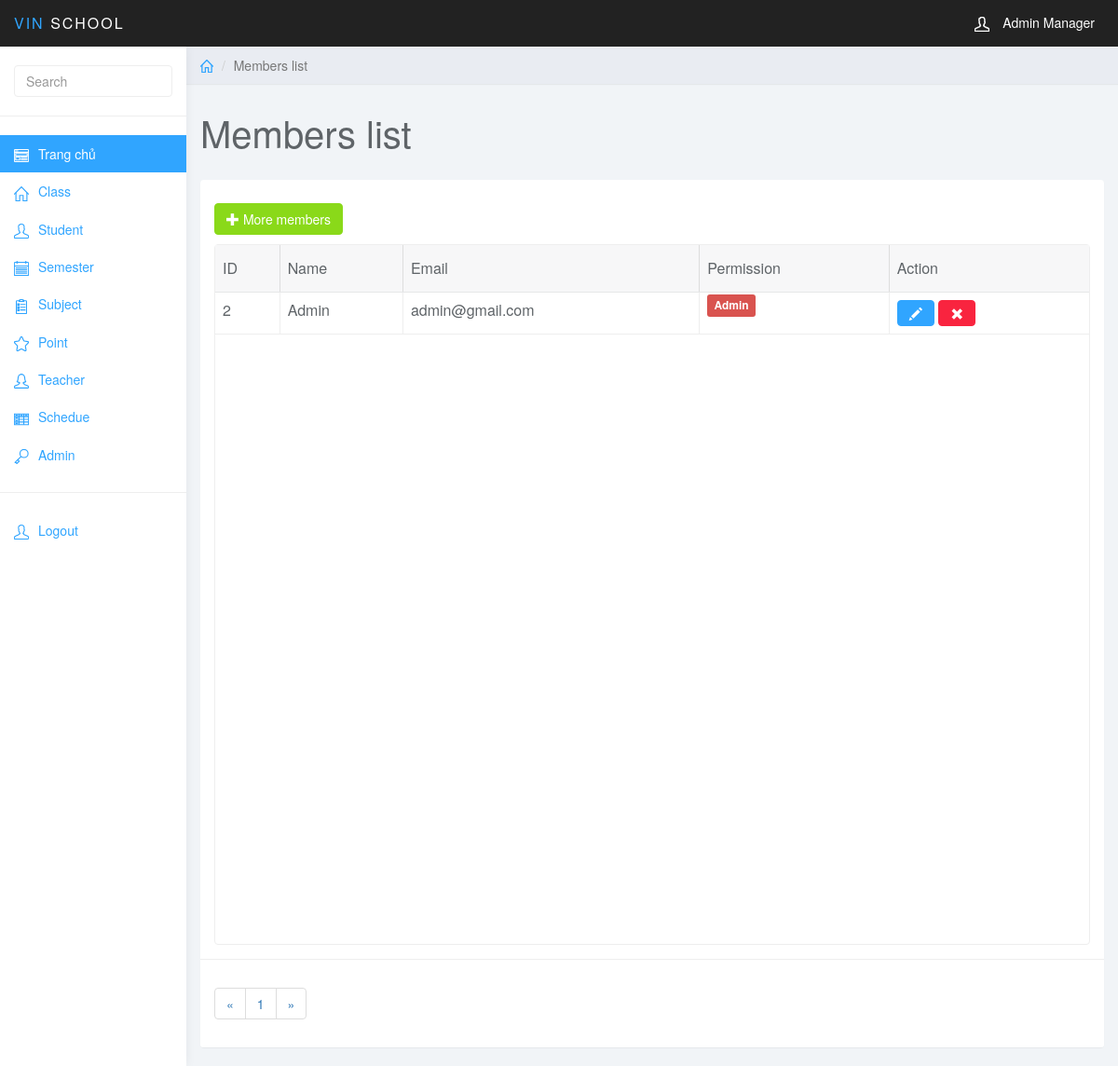
/index.php?page_layout=user (signed in), run on an earlier commit of the app's database.
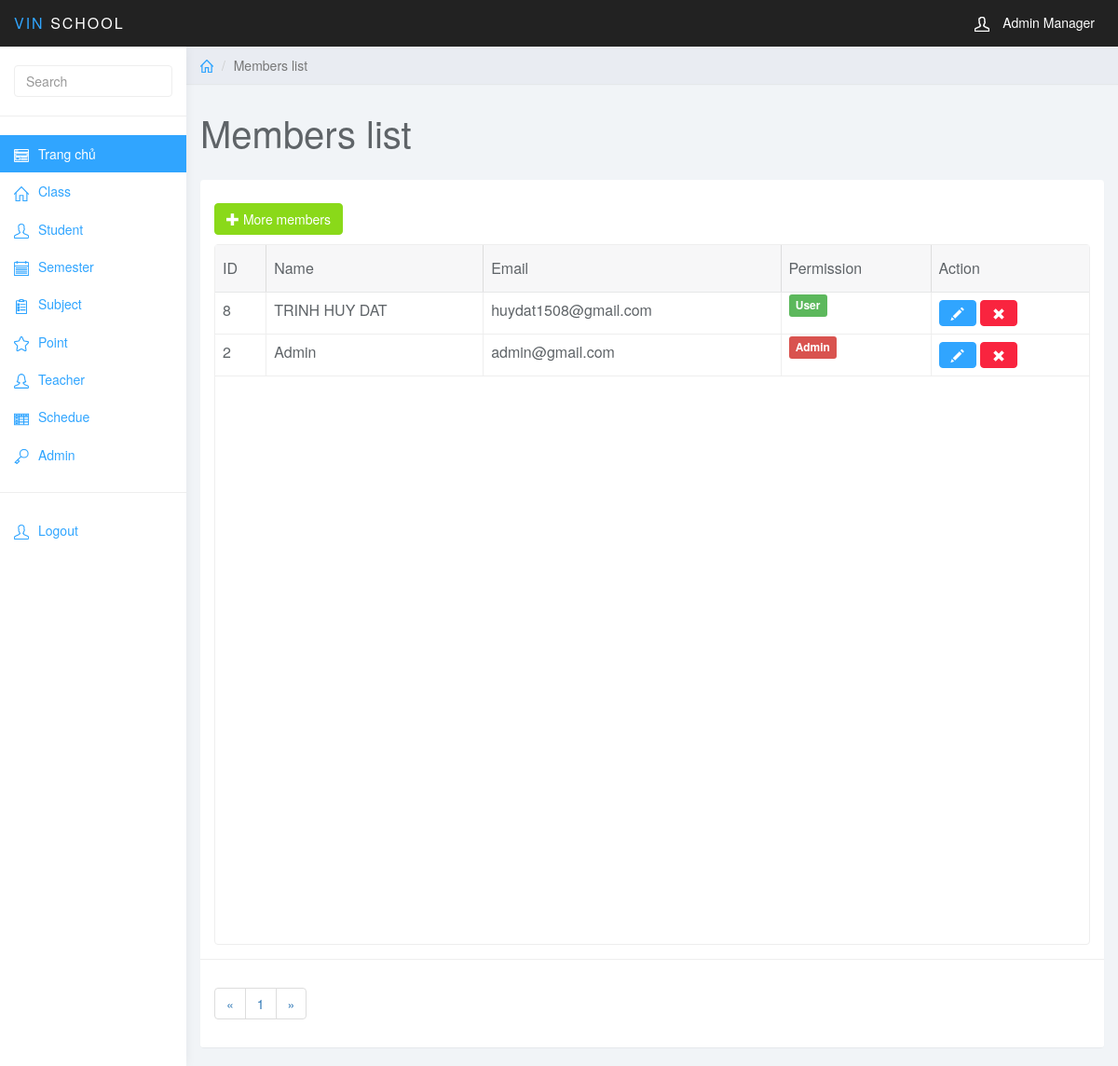
And on a later commit of the database.
### tables this page shows
CREATE TABLE `user` (
  `user_id` int(11) NOT NULL,
  `user_full` varchar(255) NOT NULL,
  `user_mail` varchar(255) NOT NULL,
  `user_pass` varchar(255) NOT NULL,
  `user_level` int(1) NOT NULL
);

### user.php (the view, shortened to what the changed rows need)
<div class="col-sm-9 col-sm-offset-3 col-lg-10 col-lg-offset-2 main">
	<div class="row">
		<div class="col-lg-12">
			<h1 class="page-header">Members list</h1>
		</div>
	</div>
	<div class="row">
		<div class="col-lg-12">
			<div class="panel panel-default">
				<div class="panel-body">
                       <table
                           data-toolbar="#toolbar"
                           data-toggle="table">
					    <thead>
					    <tr>
					        <th data-field="id" data-sortable="true">ID</th>
					        <th data-field="name"  data-sortable="true">Name</th>
                               <th data-field="price" data-sortable="true">Email</th>
                               <th>Permission</th>
                               <th>Action</th>
					    </tr>
                           </thead>
                           <tbody>
                               <?php
                                   if(isset($_GET["page"])){
                                       $page = $_GET["page"];
                                   }
                                   else{
                                       $page = 1;
                                   }
                                   $rows_per_page = 15;
                                   $per_rows = $page*$rows_per_page - $rows_per_page;
                                   $total_rows = mysqli_num_rows(mysqli_query($conn, "SELECT * FROM user"));
                                   $total_pages = ceil($total_rows/$rows_per_page);
                                   $list_pages = '';
                                   $page_prev = $page - 1;
                                   if($page_prev < 1){
                                       $page_prev = 1;
                                   }
                                   $list_pages .= '<li class="page-item"><a class="page-link" href="index.php?page_layout=user&page='.$page_prev.'">&laquo;</a></li>';
                                   for($i=1; $i<=$total_pages; $i++){
                                       $list_pages .= '<li class="page-item"><a class="page-link" href="index.php?page_layout=user&page='.$i.'">'.$i.'</a></li>';
                                   }
                                   $page_next = $page + 1;
                                   if($page_next > $total_pages){
                                       $page_next = $total_pages;
                                   }
                                   $list_pages .= '<li class="page-item"><a class="page-link" href="index.php?page_layout=user&page='.$page_next.'">&raquo;</a></li>';
                                   $sql = "SELECT * FROM user
                                           ORDER BY user_id DESC
                                           LIMIT $per_rows, $rows_per_page";
                                   $query = mysqli_query($conn, $sql);
                                   while($row = mysqli_fetch_array($query)){
                               ?>
                               <tr>
                                   <td style=""><?php echo $row['user_id'] ?></td>
                                   <td style=""><?php echo $row['user_full'] ?></td>
                                   <td style=""><?php echo $row['user_mail'] ?></td>
                                   <td>
                                       <?php
                                           if ($row['user_level']==1) {
                                               echo '<span class="label label-danger">Admin</span>';
                                           }else{
                                               echo '<span class="label label-success">User</span>';
                                           }
                                       ?>
                                   </td>
                                   <td class="form-group">
                                       <a href="index.php?page_layout=edit-user&user_id=<?php echo $row['user_id'] ?>" class="btn btn-primary"><i class="glyphicon glyphicon-pencil"></i></a>
                                       <a  onclick="return conf();" href="del_user.php?user_id=<?php echo $row["user_id"];?>" class="btn btn-danger"><i class="glyphicon glyphicon-remove"></i></a>
                                   </td>
                               </tr>
                               <?php
                                   }
                               ?>
                           </tbody>
					</table>
                   </div>
                   <div class="panel-footer">
                       <nav aria-label="Page navigation example">
                           <ul class="pagination">
                               <?php echo $list_pages;?>
                           </ul>
                       </nav>
                   </div>
			</div>
		</div>
	</div>
</div>

What changed in the data, as far as the page shows it:
added user: user_id "8", user_full "TRINH HUY DAT", user_mail "huydat1508@gmail.com", user_level "User"
